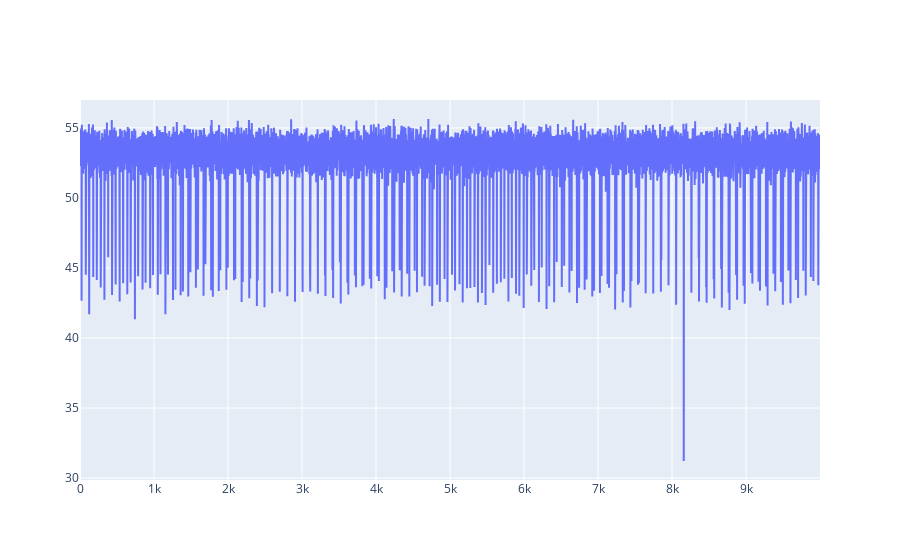

Notebook code cell kept with this figure:
### Code cell
t = np.arange(n)
fig = go.Figure()
fig.add_scatter(x=t, y=p_dist)

### Figure 1 — Plotly figure (JSON) as saved in the notebook; plotly's stock layout.template omitted (floating-point values rounded to 4 significant figures; data arrays with more than 128 entries replaced by an {"elided": "..."} marker saying what was removed)
{"data": [{"type": "scatter", "x": {"elided": "10000 int values"}, "y": {"elided": "10000 float values"}}], "layout": {}}
